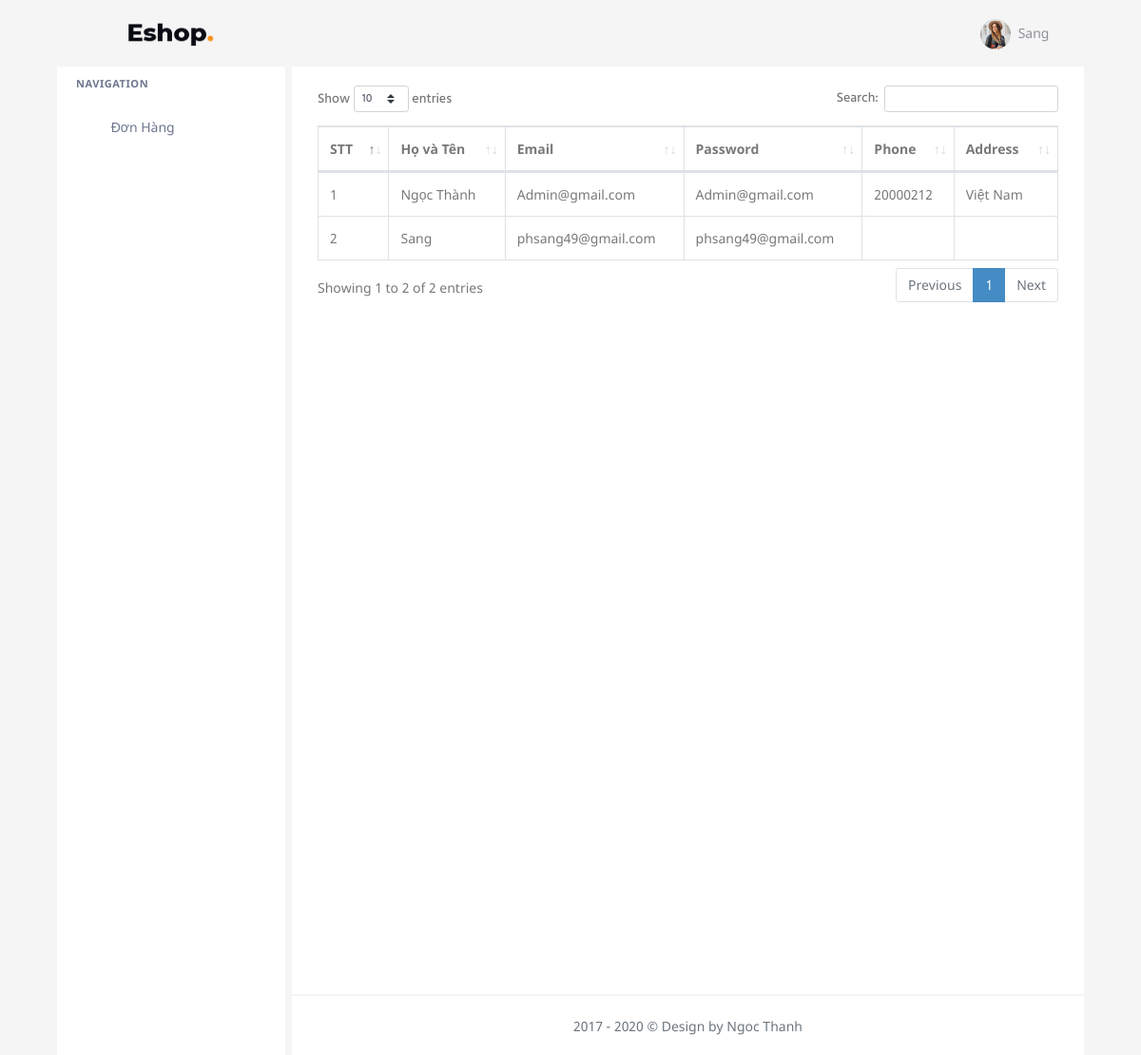
The page /user.php (signed in) on the database its author committed.
### tables this page shows
CREATE TABLE `users` (
  `ID_User` int(11) NOT NULL,
  `Email_User` varchar(100) NOT NULL,
  `Password_User` varchar(45) NOT NULL,
  `Image_User` varchar(77) NOT NULL,
  `Date_Join_User` datetime NOT NULL DEFAULT current_timestamp(),
  `Name_User` varchar(45) DEFAULT NULL,
  `Phone_User` varchar(12) NOT NULL,
  `Address_User` varchar(5000) NOT NULL,
  `Position` varchar(45) NOT NULL DEFAULT '1'
);

### user.php (the view)
<?php
include('header1.php');
?>
    <div class="row">
        <div class="col-12">
            <table id="datatable" class="table table-bordered dt-responsive nowrap" style="border-collapse: collapse; border-spacing: 0; width: 100%;">
            <thead>
                <tr>
                    <th scope="col">STT</th>
                    <th scope="col">Họ và Tên</th>
                    <th scope="col">Email</th>
                    <th scope="col">Password</th>
                    <th scope="col">Phone</th>
                    <th scope="col">Address</th>
                </tr>
            </thead>
            <tbody>
            <?php
                $Statement_Users = "SELECT * FROM users";
                $Query_Users =mysqli_query($conn, $Statement_Users);
                $Stt= 1;
                while ($Display_Users = mysqli_fetch_assoc($Query_Users)){
                    echo "<tr>";
                    echo '<td>'.$Stt.'</td>';
                    echo "<td>".$Display_Users['Name_User']."</td>";
                    echo "<td>".$Display_Users['Email_User']."</td>";
                    echo "<td>".$Display_Users['Password_User']."</td>";
                    echo "<td>".$Display_Users['Phone_User']."</td>";
                    echo "<td>".$Display_Users['Address_User']."</td>";
                    echo "</tr>";
                    $Stt++;
                }
            ?>
            </tbody>
            </table>
        </div>
    </div>
<?php
include('footer1.php');
?>

### header1.php (shortened to what this page needs)
<?php
    include("Connect.php");
    $Email_User = $_SESSION['Email_User'];
    $Statement_Users = "SELECT * FROM `users` WHERE Email_User= '$Email_User'";
    $Query_Users =mysqli_query($conn, $Statement_Users);
    $profile = mysqli_fetch_assoc($Query_Users);
?>
<!DOCTYPE html>
<html lang="en">
    <head>
        <link href="assets/css/bootstrap.min.css" rel="stylesheet" type="text/css" id="bootstrap-stylesheet">
        <link href="assets/css/icons.min.css" rel="stylesheet" type="text/css">
        <link href="assets/css/app.min.css" rel="stylesheet" type="text/css" id="app-stylesheet">
        <link href="assets\libs\datatables\dataTables.bootstrap4.css" rel="stylesheet" type="text/css">
        <link href="assets\libs\datatables\buttons.bootstrap4.css" rel="stylesheet" type="text/css">
        <link href="assets\libs\datatables\responsive.bootstrap4.css" rel="stylesheet" type="text/css">
        <link href="assets\libs\datatables\select.bootstrap4.css" rel="stylesheet" type="text/css">
    </head>
    <body>
        <div id="wrapper">
            <div class="navbar-custom">
                <ul class="list-unstyled topnav-menu float-right mb-0">
                    <li class="dropdown notification-list">
                        <a class="nav-link dropdown-toggle nav-user mr-0" data-toggle="dropdown" href="#" role="button" aria-haspopup="false" aria-expanded="false">
                            <img src="assets/images/users/avatar-1.jpg" alt="user-image" class="rounded-circle">
                            <span class="pro-user-name ml-1">
                            <?php echo $profile['Name_User']; ?>  <i class="mdi mdi-chevron-down"></i>
                            </span>
                        </a>
                    </li>
                </ul>
                <div class="logo-box">
                    <a href="index.php" class="logo text-center logo-dark">
                        <span class="logo-lg">
                            <img src="images/logo.png" alt="" height="26">
                        </span>
                    </a>
                </div>
                <ul class="list-unstyled topnav-menu topnav-menu-left m-0">
                    <li>
                        <button class="button-menu-mobile">
                            <i class="mdi mdi-menu"></i>
                        </button>
                    </li>
                </ul>
            </div>
            <div class="left-side-menu">
                <div id="sidebar-menu">
                    <ul class="metismenu" id="side-menu">
                    <li class="menu-title">Navigation</li>
                        <li>
                            <a href='home.php'>
                                <i class='ti-home'></i>
                                <span> Đơn Hàng </span>
                            </a>
                        </li>
                    </ul>
                </div>
            </div>
            <div class="content-page">
                <div class="content">
                    <div class="container-fluid">

### rows shown on the page
users: Name_User "Sang", Email_User "phsang49@gmail.com", Password_User "phsang49@gmail.com"
users: Name_User "Ngọc Thành", Email_User "Admin@gmail.com", Password_User "Admin@gmail.com", Phone_User "20000212", Address_User "Việt Nam"
